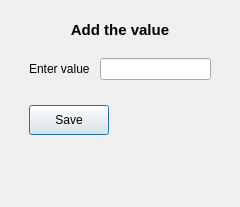
<?xml version="1.0" encoding="UTF-8"?>
<ui version="4.0">
 <class>Dialog</class>
 <widget class="QDialog" name="Dialog">
  <property name="geometry">
   <rect>
    <x>0</x>
    <y>0</y>
    <width>240</width>
    <height>207</height>
   </rect>
  </property>
  <property name="maximumSize">
   <size>
    <width>240</width>
    <height>270</height>
   </size>
  </property>
  <property name="windowTitle">
   <string>Dialog</string>
  </property>
  <property name="inputMethodHints">
   <set>Qt::ImhPreferNumbers</set>
  </property>
  <layout class="QVBoxLayout" name="verticalLayout_2">
   <item>
    <layout class="QVBoxLayout" name="verticalLayout" stretch="0,0,0,0">
     <property name="spacing">
      <number>10</number>
     </property>
     <property name="leftMargin">
      <number>8</number>
     </property>
     <property name="rightMargin">
      <number>8</number>
     </property>
     <item>
      <widget class="QLabel" name="label_3">
       <property name="minimumSize">
        <size>
         <width>0</width>
         <height>0</height>
        </size>
       </property>
       <property name="maximumSize">
        <size>
         <width>16777215</width>
         <height>40</height>
        </size>
       </property>
       <property name="font">
        <font>
         <pointsize>11</pointsize>
         <weight>75</weight>
         <bold>true</bold>
        </font>
       </property>
       <property name="text">
        <string>Add the value</string>
       </property>
       <property name="textFormat">
        <enum>Qt::AutoText</enum>
       </property>
       <property name="alignment">
        <set>Qt::AlignCenter</set>
       </property>
      </widget>
     </item>
     <item>
      <layout class="QHBoxLayout" name="horizontalLayout_2" stretch="1,2">
       <property name="leftMargin">
        <number>10</number>
       </property>
       <property name="rightMargin">
        <number>10</number>
       </property>
       <item>
        <widget class="QLabel" name="label">
         <property name="maximumSize">
          <size>
           <width>90</width>
           <height>16777215</height>
          </size>
         </property>
         <property name="text">
          <string>Enter value</string>
         </property>
        </widget>
       </item>
       <item>
        <widget class="QLineEdit" name="data_input"/>
       </item>
      </layout>
     </item>
     <item>
      <layout class="QHBoxLayout" name="horizontalLayout_3" stretch="2,9">
       <property name="leftMargin">
        <number>10</number>
       </property>
       <property name="topMargin">
        <number>15</number>
       </property>
       <property name="bottomMargin">
        <number>15</number>
       </property>
       <item>
        <widget class="QPushButton" name="btn_insert">
         <property name="sizePolicy">
          <sizepolicy hsizetype="Minimum" vsizetype="Preferred">
           <horstretch>0</horstretch>
           <verstretch>0</verstretch>
          </sizepolicy>
         </property>
         <property name="minimumSize">
          <size>
           <width>0</width>
           <height>30</height>
          </size>
         </property>
         <property name="maximumSize">
          <size>
           <width>140</width>
           <height>60</height>
          </size>
         </property>
         <property name="text">
          <string>Save</string>
         </property>
        </widget>
       </item>
       <item>
        <spacer name="horizontalSpacer_4">
         <property name="orientation">
          <enum>Qt::Horizontal</enum>
         </property>
         <property name="sizeHint" stdset="0">
          <size>
           <width>40</width>
           <height>20</height>
          </size>
         </property>
        </spacer>
       </item>
      </layout>
     </item>
     <item>
      <widget class="QLabel" name="label_info">
       <property name="maximumSize">
        <size>
         <width>332</width>
         <height>278</height>
        </size>
       </property>
       <property name="text">
        <string/>
       </property>
       <property name="alignment">
        <set>Qt::AlignHCenter|Qt::AlignTop</set>
       </property>
      </widget>
     </item>
    </layout>
   </item>
  </layout>
 </widget>
 <resources/>
 <connections/>
</ui>
